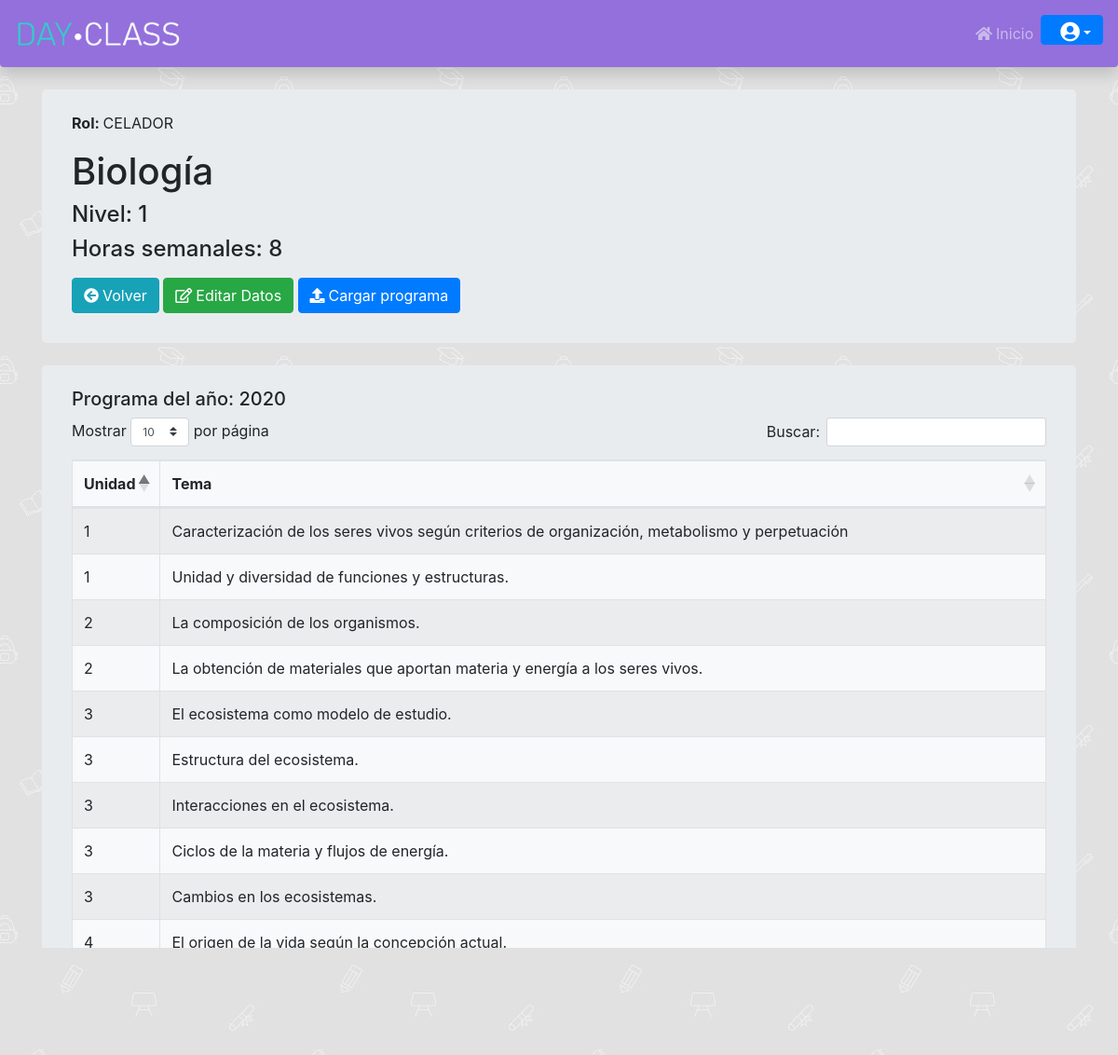
Page /Administrador/MateriaCurso/Materia/verMateria.php?id=9 (signed in) on the committed database.
### tables this page shows
CREATE TABLE `permiso` (
  `id` int(11) NOT NULL AUTO_INCREMENT,
  `fechaDesdePer` date DEFAULT NULL,
  `fechaHastaPer` date DEFAULT NULL,
  `nombrePermiso` varchar(255) DEFAULT NULL,
  PRIMARY KEY (`id`)
);

CREATE TABLE `materia` (
  `id` int(11) NOT NULL AUTO_INCREMENT,
  `fechaAltaMateria` date DEFAULT NULL,
  `fechaBajaMateria` date DEFAULT NULL,
  `nivelMateria` int(11) NOT NULL,
  `nombreMateria` varchar(255) DEFAULT NULL,
  `cargaHorariaMateria` int(11) DEFAULT NULL,
  PRIMARY KEY (`id`)
);

### Administrador/MateriaCurso/Materia/verMateria.php (the view, shortened to what this page needs)
<?php
include "../../../databaseConection.php";
$nombreRol = "Sin rol asignado";
if(!($_SESSION['usuario']['id_permiso'] == NULL || $_SESSION['usuario']['id_permiso'] == "")){
    $permiso = $con->query("SELECT * FROM permiso WHERE id = '".$_SESSION['usuario']['id_permiso']."'")->fetch_assoc();
    $nombreRol = $permiso['nombrePermiso'];
}
?>
<link rel="stylesheet" href="https://cdnjs.cloudflare.com/ajax/libs/twitter-bootstrap/4.1.3/css/bootstrap.css">
<link rel="stylesheet" href="https://cdn.datatables.net/1.10.21/css/dataTables.bootstrap4.min.css">
<div class="container">
    <div class="jumbotron my-4 py-4">
        <p><b>Rol: </b><?php echo "$nombreRol" ?></p>
        <?php
        $id_materia = $_GET["id"];
        $consultaMateria = $con->query("SELECT * FROM `materia` WHERE id = $id_materia AND `fechaBajaMateria` IS NULL  ORDER BY id ASC");
        $resultadoMateria = $consultaMateria->fetch_assoc();
        $nombreMateria = $resultadoMateria["nombreMateria"];
        $nivelMateria = $resultadoMateria["nivelMateria"];
        $cargaHorariaMateria = $resultadoMateria["cargaHorariaMateria"];
        echo "<h1>$nombreMateria</h1>";
        echo "<h4>Nivel: $nivelMateria</h4>";
        echo "<h4>Horas semanales: $cargaHorariaMateria</h4>";
        ?>
        <a href="/DayClass/Administrador/MateriaCurso/Materia/admMateria.php" class="btn btn-info"><i class="fa fa-arrow-circle-left mr-1"></i>Volver</a>
        <button class="btn btn-success my-2" data-toggle="modal" data-target="#staticBackdrop2"><i class="fa fa-pencil-square-o mr-1"></i>Editar Datos</button>
        <button class="btn btn-primary my-2" data-toggle="modal" data-target="#staticBackdrop"><i class="fa fa-upload mr-1"></i>Cargar programa</button>
    </div>
    <div class="jumbotron my-4 py-4 table-responsive">
        <table id="dataTable" class="table table-bordered bg-light table-striped">
            <?php
            $id_materia = $_GET["id"];
            $currentDateTime = date('Y-m-d');
            $currentYear = date('Y');
            $consultaPrograma = $con->query("SELECT temasmateria.nombreTema, temasmateria.unidadTema FROM programamateria, materia, temasmateria WHERE materia.id = $id_materia AND materia.id = programamateria.materia_id AND programamateria.fechaDesdePrograma <= '$currentDateTime' AND programamateria.fechaHastaPrograma IS NULL AND programamateria.id = temasmateria.programaMateria_id AND programamateria.anioPrograma = $currentYear ORDER BY temasmateria.id ASC");
            if (($consultaPrograma->num_rows) == 0) {
                echo "<div class='alert alert-warning' role='alert'>
                        <h5><i class='fa fa-exclamation-circle mr-2'></i>Todavía no se ha cargado un programa en esta materia para el año en curso.</h5>
                    </div>";
            } else {
                echo "<h5>Programa del año: $currentYear</h5>";
                echo "<thead>
                        <th>Unidad</th>
                        <th>Tema</th>
                    </thead>
                    <tbody> ";
                while ($programaMateria = $consultaPrograma->fetch_assoc()) {
                    $unidad = $programaMateria["unidadTema"];
                    $tema = $programaMateria["nombreTema"];
                    echo "<tr>
                        <td style='width:5%'>" . $unidad . "</td>
                        <td>" . $tema . "</td>
                        </tr>";
                }
                echo " </tbody>";
            }
            ?>
        </table>
    </div>
</div>

### DayClassStyle.css (style rules this page uses)
.dayclassnav { background-color: mediumpurple; }
body { padding-top: 4.5rem; background-image: url("/DayClass/images/school.jpg"); background-repeat: repeat; background-attachment: fixed; }

### rows in the picture
permiso: nombrePermiso "CELADOR"
materia: nombreMateria "Biología", nivelMateria "1", cargaHorariaMateria "8"

### other values in the picture
$unidad "1"
$tema "Caracterización de los seres vivos según criterios de organización, metabolismo y perpetuación"
$tema "Unidad y diversidad de funciones y estructuras."
$unidad "2"
$tema "La composición de los organismos."
$tema "La obtención de materiales que aportan materia y energía a los seres vivos."
$unidad "3"
$tema "El ecosistema como modelo de estudio."
$tema "Estructura del ecosistema."
$tema "Interacciones en el ecosistema."
$tema "Ciclos de la materia y flujos de energía."
$tema "Cambios en los ecosistemas."
$unidad "4"
$tema "El origen de la vida según la concepción actual."
